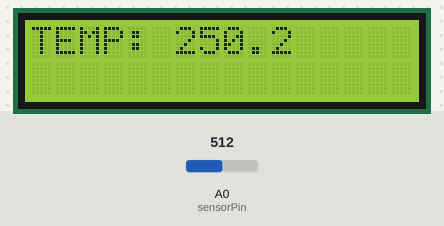
The sketch below on a simulated Arduino Uno, built with avr-gcc and run on an emulated ATmega328P. On the bench: 16×2 character LCD. Inputs (shaded band) come from the test bench; at power-on: A0 (sensorPin) = 512.

Above: at 3.1 s.
3.2 s: A0 (sensorPin) set to 716
At 5.9 s:
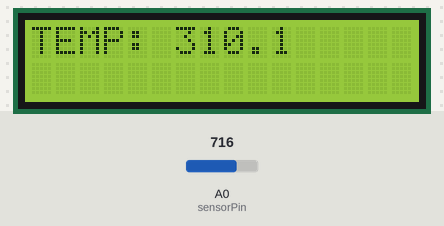
6.2 s: A0 (sensorPin) set to 900
At 8.2 s:
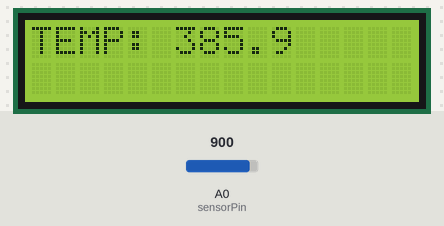
9.0 s: A0 (sensorPin) set to 1023
At 11.3 s:
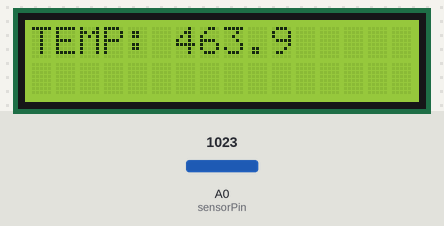
Timing chart, 0 to 12.8 s (numbered marks = the images above; inputs shaded):
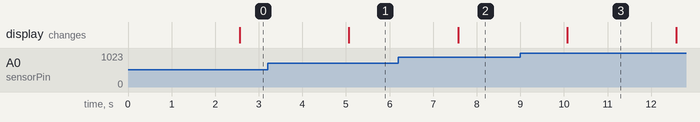

The sketch:

lm35_lcd.ino
```cpp
#include <LiquidCrystal.h>

LiquidCrystal lcd(7,6,5,4,3,2);

const int sensorPin = A0;
float SUMA;

void setup(){
  lcd.begin(16,2);
}

void loop(){
  SUMA=0;
  for(int i=0; i<5; i++){
  int value = analogRead(sensorPin);
  float millivolts = (value / 1023.0) * 5000;
  float celsius = millivolts / 10;
  SUMA = celsius + SUMA;
  delay(500);
  }

  lcd.setCursor(0,0);
  lcd.print("TEMP: ");
  lcd.print(SUMA/5.0,1);
}
```

Measured:
- after the input at 3.2 s, the display: changes after 1.9 s (image 1)
- after the input at 6.2 s, the display: changes after 1.4 s (image 2)
- after the input at 9.0 s, the display: changes after 1.1 s (image 3)
